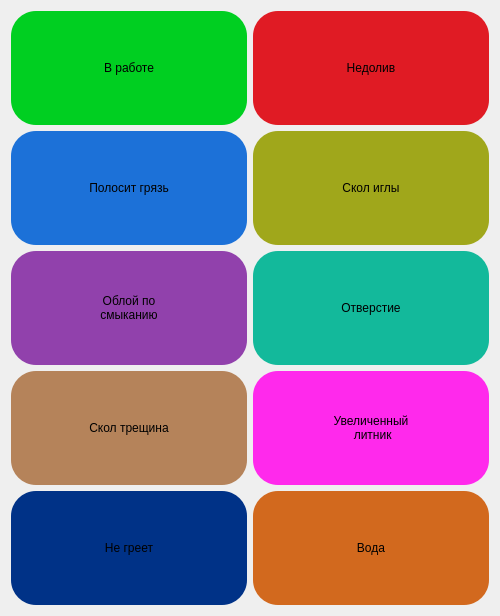
<?xml version="1.0" encoding="UTF-8"?>
<ui version="4.0">
 <class>socket_status</class>
 <widget class="QDialog" name="socket_status">
  <property name="geometry">
   <rect>
    <x>0</x>
    <y>0</y>
    <width>500</width>
    <height>616</height>
   </rect>
  </property>
  <property name="minimumSize">
   <size>
    <width>500</width>
    <height>600</height>
   </size>
  </property>
  <property name="maximumSize">
   <size>
    <width>800</width>
    <height>1000</height>
   </size>
  </property>
  <property name="windowTitle">
   <string>Выберите статус гнезда</string>
  </property>
  <layout class="QGridLayout" name="gridLayout">
   <item row="2" column="1">
    <widget class="QPushButton" name="pushButton_9">
     <property name="sizePolicy">
      <sizepolicy hsizetype="Expanding" vsizetype="Expanding">
       <horstretch>0</horstretch>
       <verstretch>0</verstretch>
      </sizepolicy>
     </property>
     <property name="maximumSize">
      <size>
       <width>500</width>
       <height>300</height>
      </size>
     </property>
     <property name="layoutDirection">
      <enum>Qt::RightToLeft</enum>
     </property>
     <property name="styleSheet">
      <string notr="true">QPushButton {
    background-color: rgb(28, 113, 216);
    font: 700 italic 16pt &quot;Ubuntu&quot;;
    color: rgb(0, 0, 0);
    border-radius: 25%;
}

QPushButton:pressed {
    border: 2px solid white;
}
</string>
     </property>
     <property name="text">
      <string>Полосит грязь</string>
     </property>
    </widget>
   </item>
   <item row="4" column="1">
    <widget class="QPushButton" name="pushButton_7">
     <property name="sizePolicy">
      <sizepolicy hsizetype="Expanding" vsizetype="Expanding">
       <horstretch>0</horstretch>
       <verstretch>0</verstretch>
      </sizepolicy>
     </property>
     <property name="maximumSize">
      <size>
       <width>500</width>
       <height>300</height>
      </size>
     </property>
     <property name="layoutDirection">
      <enum>Qt::RightToLeft</enum>
     </property>
     <property name="styleSheet">
      <string notr="true">QPushButton {
    background-color: rgb(145, 65, 172);
    font: 700 italic 16pt &quot;Ubuntu&quot;;
    color: rgb(0, 0, 0);
    border-radius: 25%;
}

QPushButton:pressed {
    border: 2px solid white;
}
</string>
     </property>
     <property name="text">
      <string>Облой по
смыканию</string>
     </property>
    </widget>
   </item>
   <item row="0" column="1">
    <widget class="QPushButton" name="pushButton">
     <property name="sizePolicy">
      <sizepolicy hsizetype="Expanding" vsizetype="Expanding">
       <horstretch>0</horstretch>
       <verstretch>0</verstretch>
      </sizepolicy>
     </property>
     <property name="maximumSize">
      <size>
       <width>500</width>
       <height>300</height>
      </size>
     </property>
     <property name="layoutDirection">
      <enum>Qt::RightToLeft</enum>
     </property>
     <property name="styleSheet">
      <string notr="true">QPushButton { 
background-color: rgb(0, 207, 33);
font: 700 italic 16pt &quot;Ubuntu&quot;;
color: rgb(0, 0, 0);
border-radius: 25%;
}

QPushButton:pressed {
    border: 2px solid white; 
}</string>
     </property>
     <property name="text">
      <string>В работе</string>
     </property>
    </widget>
   </item>
   <item row="2" column="2">
    <widget class="QPushButton" name="pushButton_8">
     <property name="sizePolicy">
      <sizepolicy hsizetype="Expanding" vsizetype="Expanding">
       <horstretch>0</horstretch>
       <verstretch>0</verstretch>
      </sizepolicy>
     </property>
     <property name="maximumSize">
      <size>
       <width>500</width>
       <height>300</height>
      </size>
     </property>
     <property name="styleSheet">
      <string notr="true">QPushButton {
    background-color: rgb(160, 167, 27);
    font: 700 italic 16pt &quot;Ubuntu&quot;;
    color: rgb(0, 0, 0);
    border-radius: 25%;
}

QPushButton:pressed {
    border: 2px solid white;
}
</string>
     </property>
     <property name="text">
      <string>Скол иглы</string>
     </property>
    </widget>
   </item>
   <item row="6" column="2">
    <widget class="QPushButton" name="pushButton_4">
     <property name="sizePolicy">
      <sizepolicy hsizetype="Expanding" vsizetype="Expanding">
       <horstretch>0</horstretch>
       <verstretch>0</verstretch>
      </sizepolicy>
     </property>
     <property name="maximumSize">
      <size>
       <width>500</width>
       <height>300</height>
      </size>
     </property>
     <property name="styleSheet">
      <string notr="true">QPushButton {
    background-color: rgb(255, 41, 236);
    font: 700 italic 16pt &quot;Ubuntu&quot;;
    color: rgb(0, 0, 0);
    border-radius: 25%;
}

QPushButton:pressed {
    border: 2px solid white;
}
</string>
     </property>
     <property name="text">
      <string>Увеличенный
 литник</string>
     </property>
    </widget>
   </item>
   <item row="0" column="2">
    <widget class="QPushButton" name="pushButton_10">
     <property name="sizePolicy">
      <sizepolicy hsizetype="Expanding" vsizetype="Expanding">
       <horstretch>0</horstretch>
       <verstretch>0</verstretch>
      </sizepolicy>
     </property>
     <property name="maximumSize">
      <size>
       <width>500</width>
       <height>300</height>
      </size>
     </property>
     <property name="styleSheet">
      <string notr="true">QPushButton {
    background-color: rgb(224, 27, 36); 
    font: 700 italic 16pt &quot;Ubuntu&quot;;
    color: rgb(0, 0, 0);
    border-radius: 25%;
}

QPushButton:pressed {
    border: 2px solid white;
}</string>
     </property>
     <property name="text">
      <string>Недолив</string>
     </property>
    </widget>
   </item>
   <item row="4" column="2">
    <widget class="QPushButton" name="pushButton_5">
     <property name="sizePolicy">
      <sizepolicy hsizetype="Expanding" vsizetype="Expanding">
       <horstretch>0</horstretch>
       <verstretch>0</verstretch>
      </sizepolicy>
     </property>
     <property name="maximumSize">
      <size>
       <width>500</width>
       <height>300</height>
      </size>
     </property>
     <property name="styleSheet">
      <string notr="true">QPushButton {
    background-color: rgb(19, 185, 155);
    font: 700 italic 16pt &quot;Ubuntu&quot;;
    color: rgb(0, 0, 0);
    border-radius: 25%;
}

QPushButton:pressed {
    border: 2px solid white;
}
</string>
     </property>
     <property name="text">
      <string>Отверстие</string>
     </property>
    </widget>
   </item>
   <item row="8" column="1">
    <widget class="QPushButton" name="pushButton_3">
     <property name="sizePolicy">
      <sizepolicy hsizetype="Expanding" vsizetype="Expanding">
       <horstretch>0</horstretch>
       <verstretch>0</verstretch>
      </sizepolicy>
     </property>
     <property name="maximumSize">
      <size>
       <width>500</width>
       <height>300</height>
      </size>
     </property>
     <property name="layoutDirection">
      <enum>Qt::RightToLeft</enum>
     </property>
     <property name="styleSheet">
      <string notr="true">QPushButton {
    background-color: rgb(0, 50, 135);
    font: 700 italic 16pt &quot;Ubuntu&quot;;
    color: rgb(0, 0, 0);
    border-radius: 25%;
}

QPushButton:pressed {
    border: 2px solid white;
}
</string>
     </property>
     <property name="text">
      <string>Не греет</string>
     </property>
    </widget>
   </item>
   <item row="8" column="2">
    <widget class="QPushButton" name="pushButton_2">
     <property name="sizePolicy">
      <sizepolicy hsizetype="Expanding" vsizetype="Expanding">
       <horstretch>0</horstretch>
       <verstretch>0</verstretch>
      </sizepolicy>
     </property>
     <property name="maximumSize">
      <size>
       <width>500</width>
       <height>300</height>
      </size>
     </property>
     <property name="styleSheet">
      <string notr="true">QPushButton {
    background-color: rgb(210, 105, 30);
    font: 700 italic 16pt &quot;Ubuntu&quot;;
    color: rgb(0, 0, 0);
    border-radius: 25%;
}

QPushButton:pressed {
    border: 2px solid white;
}
</string>
     </property>
     <property name="text">
      <string>Вода</string>
     </property>
    </widget>
   </item>
   <item row="6" column="1">
    <widget class="QPushButton" name="pushButton_6">
     <property name="sizePolicy">
      <sizepolicy hsizetype="Expanding" vsizetype="Expanding">
       <horstretch>0</horstretch>
       <verstretch>0</verstretch>
      </sizepolicy>
     </property>
     <property name="maximumSize">
      <size>
       <width>500</width>
       <height>300</height>
      </size>
     </property>
     <property name="layoutDirection">
      <enum>Qt::RightToLeft</enum>
     </property>
     <property name="styleSheet">
      <string notr="true">QPushButton {
    background-color: rgb(181, 131, 90);
    font: 700 italic 16pt &quot;Ubuntu&quot;;
    color: rgb(0, 0, 0);
    border-radius: 25%;
}

QPushButton:pressed {
    border: 2px solid white;
}
</string>
     </property>
     <property name="text">
      <string>Скол трещина</string>
     </property>
    </widget>
   </item>
  </layout>
 </widget>
 <resources/>
 <connections/>
</ui>
